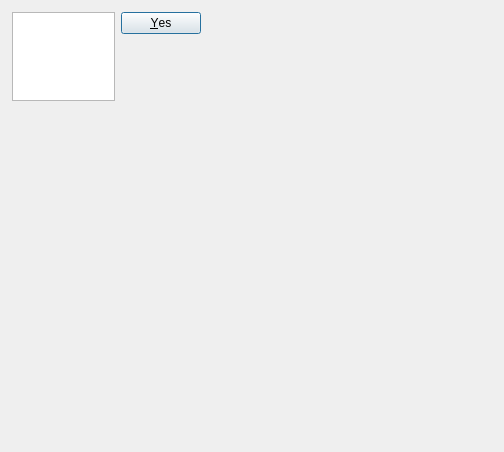
<?xml version="1.0" encoding="UTF-8"?>
<ui version="4.0">
 <class>listDisplayDialog</class>
 <widget class="QDialog" name="listDisplayDialog">
  <property name="geometry">
   <rect>
    <x>0</x>
    <y>0</y>
    <width>504</width>
    <height>452</height>
   </rect>
  </property>
  <property name="windowTitle">
   <string>列表数据</string>
  </property>
  <widget class="QWidget" name="horizontalLayoutWidget">
   <property name="geometry">
    <rect>
     <x>10</x>
     <y>10</y>
     <width>193</width>
     <height>93</height>
    </rect>
   </property>
   <layout class="QHBoxLayout" name="h_layout">
    <property name="leftMargin">
     <number>2</number>
    </property>
    <property name="topMargin">
     <number>2</number>
    </property>
    <property name="rightMargin">
     <number>2</number>
    </property>
    <property name="bottomMargin">
     <number>2</number>
    </property>
    <item>
     <widget class="QListWidget" name="theListWidget">
      <property name="sizePolicy">
       <sizepolicy hsizetype="Expanding" vsizetype="Expanding">
        <horstretch>0</horstretch>
        <verstretch>0</verstretch>
       </sizepolicy>
      </property>
     </widget>
    </item>
    <item>
     <widget class="QDialogButtonBox" name="buttonBox">
      <property name="orientation">
       <enum>Qt::Vertical</enum>
      </property>
      <property name="standardButtons">
       <set>QDialogButtonBox::Yes</set>
      </property>
     </widget>
    </item>
   </layout>
  </widget>
 </widget>
 <resources/>
 <connections>
  <connection>
   <sender>buttonBox</sender>
   <signal>accepted()</signal>
   <receiver>listDisplayDialog</receiver>
   <slot>accept()</slot>
   <hints>
    <hint type="sourcelabel">
     <x>248</x>
     <y>254</y>
    </hint>
    <hint type="destinationlabel">
     <x>157</x>
     <y>274</y>
    </hint>
   </hints>
  </connection>
  <connection>
   <sender>buttonBox</sender>
   <signal>rejected()</signal>
   <receiver>listDisplayDialog</receiver>
   <slot>reject()</slot>
   <hints>
    <hint type="sourcelabel">
     <x>316</x>
     <y>260</y>
    </hint>
    <hint type="destinationlabel">
     <x>286</x>
     <y>274</y>
    </hint>
   </hints>
  </connection>
 </connections>
</ui>
